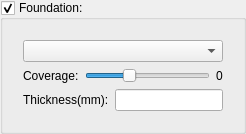
         <widget class="QGroupBox" name="Support_Base_GroupBox">
          <property name="sizePolicy">
           <sizepolicy hsizetype="Minimum" vsizetype="Preferred">
            <horstretch>0</horstretch>
            <verstretch>0</verstretch>
           </sizepolicy>
          </property>
          <property name="toolTip">
           <string>Edit the foundation under the model</string>
          </property>
          <property name="title">
           <string>Foundation:</string>
          </property>
          <property name="flat">
           <bool>true</bool>
          </property>
          <property name="checkable">
           <bool>true</bool>
          </property>
          <layout class="QVBoxLayout" name="verticalLayout_10">
           <item>
            <widget class="QFrame" name="Support_Base_Frame">
             <layout class="QVBoxLayout" name="Support_Base_Contents">
              <item>
               <widget class="QComboBox" name="Support_Base_AttachType_comboBox">
                <property name="sizePolicy">
                 <sizepolicy hsizetype="Expanding" vsizetype="Fixed">
                  <horstretch>0</horstretch>
                  <verstretch>0</verstretch>
                 </sizepolicy>
                </property>
                <property name="toolTip">
                 <string>Choose the shape of the foundation</string>
                </property>
               </widget>
              </item>
              <item>
               <layout class="QHBoxLayout" name="horizontalLayout_3">
                <item>
                 <widget class="QLabel" name="label_32">
                  <property name="text">
                   <string>Coverage:</string>
                  </property>
                 </widget>
                </item>
                <item>
                 <widget class="QSlider" name="Support_Base_Coverage_horizontalSlider">
                  <property name="toolTip">
                   <string>Change the size of the foundation</string>
                  </property>
                  <property name="minimum">
                   <number>50</number>
                  </property>
                  <property name="maximum">
                   <number>200</number>
                  </property>
                  <property name="value">
                   <number>100</number>
                  </property>
                  <property name="orientation">
                   <enum>Qt::Horizontal</enum>
                  </property>
                 </widget>
                </item>
                <item>
                 <widget class="QLabel" name="Support_Base_Coverage_label">
                  <property name="text">
                   <string>0</string>
                  </property>
                 </widget>
                </item>
               </layout>
              </item>
              <item>
               <layout class="QHBoxLayout" name="horizontalLayout_21">
                <item>
                 <widget class="QLabel" name="label_34">
                  <property name="text">
                   <string>Thickness(mm):</string>
                  </property>
                 </widget>
                </item>
                <item>
                 <widget class="QLineEdit" name="Support_Base_Length_lineEdit">
                  <property name="toolTip">
                   <string>Change the foundation thickness</string>
                  </property>
                 </widget>
                </item>
               </layout>
              </item>
             </layout>
            </widget>
           </item>
          </layout>
         </widget>
